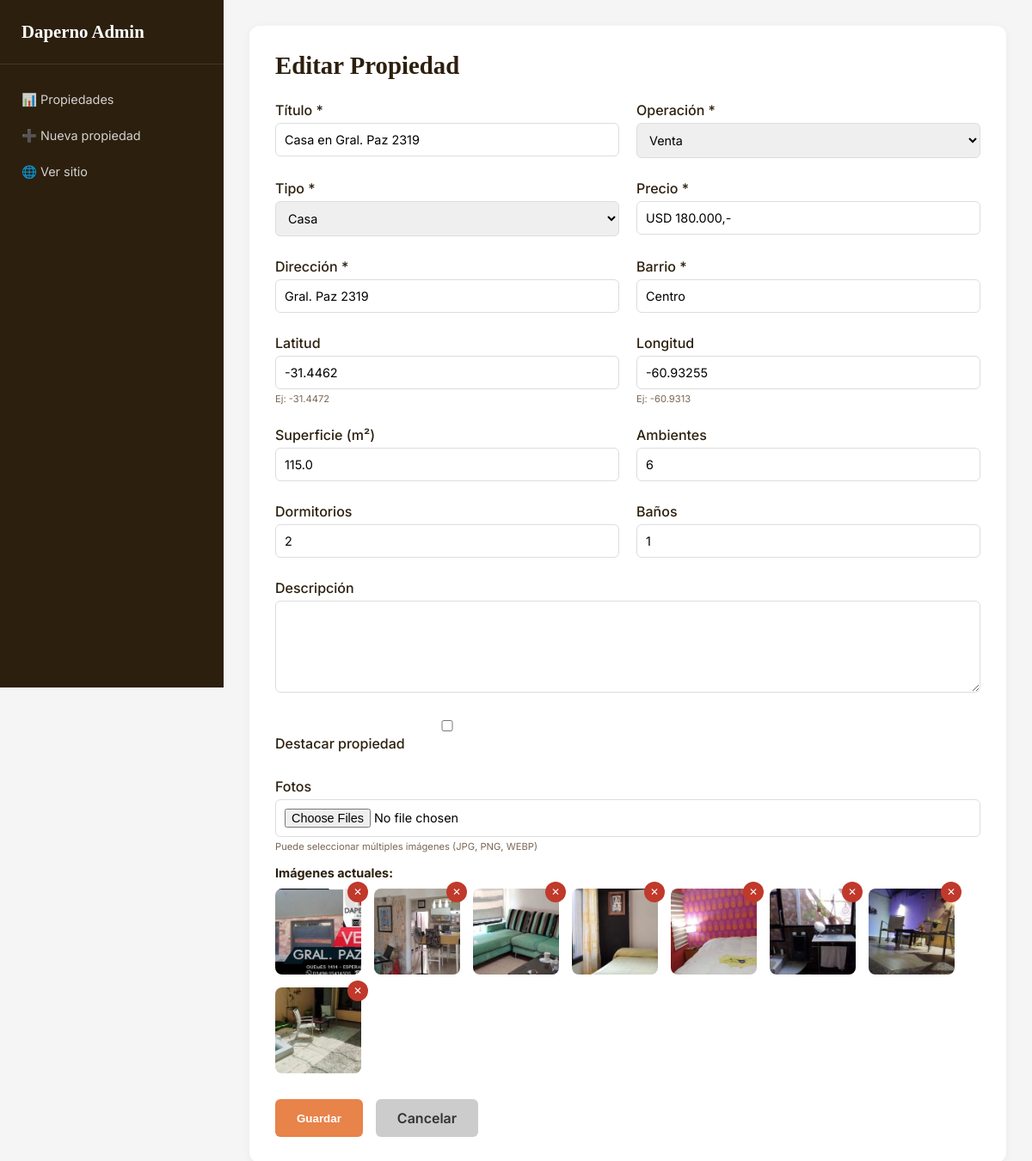
Page /admin/editar/2 on the committed database.
### models.py (models this page shows, shortened)
class Propiedad(db.Model):
    __tablename__ = 'propiedades'
    id = db.Column(db.Integer, primary_key=True)
    titulo = db.Column(db.String(200), nullable=False)
    operacion = db.Column(db.String(20), nullable=False)
    tipo = db.Column(db.String(50), nullable=False)
    precio = db.Column(db.String(100), nullable=False)
    direccion = db.Column(db.String(200), nullable=False)
    barrio = db.Column(db.String(100), nullable=False)
    latitud = db.Column(db.Float, default=0)
    longitud = db.Column(db.Float, default=0)
    superficie = db.Column(db.Float, default=0)
    ambientes = db.Column(db.Integer, default=0)
    dormitorios = db.Column(db.Integer, default=0)
    banos = db.Column(db.Integer, default=0)
    descripcion = db.Column(db.Text, default='')
    destacado = db.Column(db.Boolean, default=False)
    activo = db.Column(db.Boolean, default=True)
    fecha_creacion = db.Column(db.DateTime, default=datetime.utcnow)
    imagenes = db.relationship('ImagenPropiedad', backref='propiedad', lazy=True, cascade='all, delete-orphan')

class ImagenPropiedad(db.Model):
    __tablename__ = 'imagenes_propiedad'
    id = db.Column(db.Integer, primary_key=True)
    propiedad_id = db.Column(db.Integer, db.ForeignKey('propiedades.id'), nullable=False)
    url = db.Column(db.String(500), nullable=False)
    orden = db.Column(db.Integer, default=0)

### app.py (the view, shortened to what this page needs)
@app.route('/admin/editar/<int:id>', methods=['GET', 'POST'])
def admin_editar(id):
    propiedad = Propiedad.query.get_or_404(id)
    return render_template('admin/propiedad_form.html', propiedad=propiedad)

### templates/admin/propiedad_form.html (shortened to what this page needs)
{% extends "admin/admin_layout.html" %}
{% block admin_content %}
<div class="form-container">
    <h1>{{ 'Editar' if propiedad else 'Nueva' }} Propiedad</h1>
    <form method="POST" enctype="multipart/form-data">
        <div class="form-grid">
            <div class="form-group">
                <label>Título *</label>
                <input type="text" name="titulo" value="{{ propiedad.titulo if propiedad }}" required>
            </div>
            <div class="form-group">
                <label>Operación *</label>
                <select name="operacion" required>
                    <option value="venta" {{ 'selected' if propiedad and propiedad.operacion == 'venta' }}>Venta</option>
                </select>
            </div>
            <div class="form-group">
                <label>Tipo *</label>
                <select name="tipo" required>
                    <option value="Casa" {{ 'selected' if propiedad and propiedad.tipo == 'Casa' }}>Casa</option>
                </select>
            </div>
            <div class="form-group">
                <label>Precio *</label>
                <input type="text" name="precio" value="{{ propiedad.precio if propiedad }}" placeholder="USD 50.000 o $250.000/mes" required>
            </div>
            <div class="form-group">
                <label>Dirección *</label>
                <input type="text" name="direccion" value="{{ propiedad.direccion if propiedad }}" required>
            </div>
            <div class="form-group">
                <label>Barrio *</label>
                <input type="text" name="barrio" value="{{ propiedad.barrio if propiedad }}" required>
            </div>
            <div class="form-group">
                <label>Latitud</label>
                <input type="number" step="any" name="latitud" value="{{ propiedad.latitud if propiedad else -31.4472 }}">
                <small>Ej: -31.4472</small>
            </div>
            <div class="form-group">
                <label>Longitud</label>
                <input type="number" step="any" name="longitud" value="{{ propiedad.longitud if propiedad else -60.9313 }}">
                <small>Ej: -60.9313</small>
            </div>
            <div class="form-group">
                <label>Superficie (m²)</label>
                <input type="number" step="any" name="superficie" value="{{ propiedad.superficie if propiedad else 0 }}">
            </div>
            <div class="form-group">
                <label>Ambientes</label>
                <input type="number" name="ambientes" value="{{ propiedad.ambientes if propiedad else 0 }}">
            </div>
            <div class="form-group">
                <label>Dormitorios</label>
                <input type="number" name="dormitorios" value="{{ propiedad.dormitorios if propiedad else 0 }}">
            </div>
            <div class="form-group">
                <label>Baños</label>
                <input type="number" name="banos" value="{{ propiedad.banos if propiedad else 0 }}">
            </div>
            <div class="form-group full-width">
                <label>Descripción</label>
                <textarea name="descripcion" rows="5">{{ propiedad.descripcion if propiedad }}</textarea>
            </div>
            <div class="form-group">
                <label>
                    <input type="checkbox" name="destacado" {{ 'checked' if propiedad and propiedad.destacado }}>
                    Destacar propiedad
                </label>
            </div>
            <div class="form-group full-width">
                <label>Fotos</label>
                <input type="file" name="fotos" multiple accept="image/*">
                <small>Puede seleccionar múltiples imágenes (JPG, PNG, WEBP)</small>
                {% if propiedad and propiedad.imagenes %}
                <div class="imagenes-actuales">
                    <h4>Imágenes actuales:</h4>
                    <div class="imagenes-grid">
                        {% for img in propiedad.imagenes %}
                        <div class="imagen-item" data-id="{{ img.id }}">
                            <img src="{{ img.url }}" alt="Imagen">
                            <button type="button" class="btn-remove-img" data-id="{{ img.id }}">✕</button>
                        </div>
                        {% endfor %}
                    </div>
                </div>
                {% endif %}
            </div>
        </div>
        <div class="form-actions">
            <button type="submit" class="btn-guardar">Guardar</button>
            <a href="{{ url_for('admin_dashboard') }}" class="btn-cancelar">Cancelar</a>
        </div>
    </form>
</div>
{% endblock %}

### static/css/admin.css (style rules this page uses)
* { margin: 0; padding: 0; box-sizing: border-box; }
:root { --orange: #E8834A; --orange-dark: #C85D2A; --text: #2C1F0E; --soft: #7A6655; --gray-light: #F0EBE3; --white: #FFFFFF; --success: #1B7B4B; --danger: #c0392b; }
body { font-family: 'Inter', sans-serif; background: #f5f5f5; }
.form-container { background: white; padding: 30px; border-radius: 12px; box-shadow: 0 2px 10px rgba(0, 0, 0, .05); }
.form-container h1 { font-family: 'Playfair Display', serif; font-size: 1.8rem; color: var(--text); margin-bottom: 20px; }
.form-grid { display: grid; grid-template-columns: repeat(2, 1fr); gap: 20px; margin: 25px 0; }
.form-group { margin-bottom: 5px; }
.form-group.full-width { grid-column: span 2; }
.form-group label { display: block; margin-bottom: 5px; font-weight: 500; color: var(--text); }
.form-group input, .form-group select, .form-group textarea { width: 100%; padding: 10px; border: 1px solid #ddd; border-radius: 6px; font-family: 'Inter', sans-serif; font-size: 0.9rem; }
.form-group small { font-size: 0.7rem; color: var(--soft); display: block; margin-top: 4px; }
.form-actions { display: flex; gap: 15px; margin-top: 20px; }
.btn-guardar { background: var(--orange); color: white; padding: 12px 25px; border: none; border-radius: 6px; cursor: pointer; font-weight: 600; transition: background .2s; }
.btn-cancelar { background: #ccc; color: #333; padding: 12px 25px; text-decoration: none; border-radius: 6px; font-weight: 600; text-align: center; }
.imagenes-actuales { margin-top: 15px; }
.imagenes-actuales h4 { font-size: 0.9rem; margin-bottom: 10px; color: var(--text); }
.imagenes-grid { display: flex; gap: 15px; flex-wrap: wrap; }
.imagen-item { position: relative; width: 100px; height: 100px; }
.imagen-item img { width: 100%; height: 100%; object-fit: cover; border-radius: 8px; }
.btn-remove-img { position: absolute; top: -8px; right: -8px; background: var(--danger); color: white; border: none; width: 24px; height: 24px; border-radius: 50%; cursor: pointer; font-size: 12px; display: flex; align-items: center; justify-content: center; }

### rows in the picture
Propiedad: titulo "Casa en Gral. Paz 2319", precio "USD 180.000,-", direccion "Gral. Paz 2319", barrio "Centro", latitud "-31.4462", longitud "-60.93255", superficie "115.0", ambientes "6", dormitorios "2", banos "1"
ImagenPropiedad: url (picture)
ImagenPropiedad: url (picture)
ImagenPropiedad: url (picture)
ImagenPropiedad: url (picture)
ImagenPropiedad: url (picture)
ImagenPropiedad: url (picture)
ImagenPropiedad: url (picture)
ImagenPropiedad: url (picture)

### other values in the picture
{{ 'Editar' if propiedad else 'Nueva' }} "Editar"
